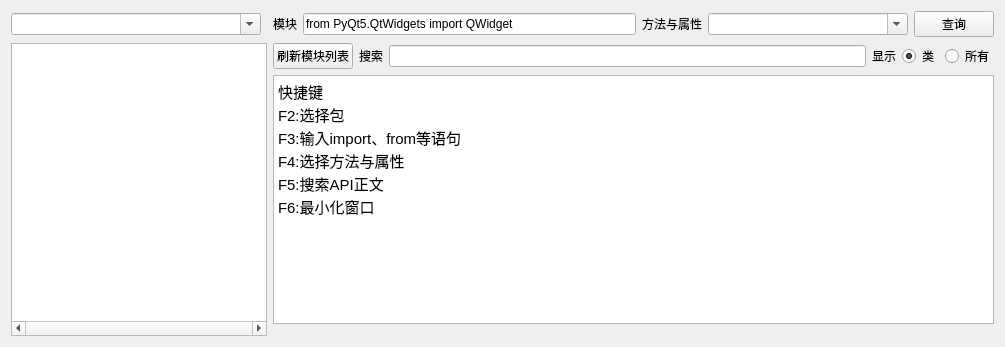
<?xml version="1.0" encoding="UTF-8"?>
<ui version="4.0">
 <class>main_win</class>
 <widget class="QWidget" name="main_win">
  <property name="geometry">
   <rect>
    <x>0</x>
    <y>0</y>
    <width>1005</width>
    <height>347</height>
   </rect>
  </property>
  <property name="windowTitle">
   <string>pythonAPI查看器</string>
  </property>
  <layout class="QGridLayout" name="gridLayout">
   <item row="1" column="0" rowspan="4">
    <widget class="QTreeWidget" name="tw_catelog">
     <property name="sizePolicy">
      <sizepolicy hsizetype="Maximum" vsizetype="Expanding">
       <horstretch>0</horstretch>
       <verstretch>0</verstretch>
      </sizepolicy>
     </property>
     <property name="minimumSize">
      <size>
       <width>200</width>
       <height>0</height>
      </size>
     </property>
     <property name="maximumSize">
      <size>
       <width>520</width>
       <height>16777215</height>
      </size>
     </property>
     <property name="horizontalScrollBarPolicy">
      <enum>Qt::ScrollBarAlwaysOn</enum>
     </property>
     <property name="autoScroll">
      <bool>false</bool>
     </property>
     <property name="horizontalScrollMode">
      <enum>QAbstractItemView::ScrollPerItem</enum>
     </property>
     <property name="wordWrap">
      <bool>true</bool>
     </property>
     <property name="headerHidden">
      <bool>true</bool>
     </property>
     <attribute name="headerStretchLastSection">
      <bool>true</bool>
     </attribute>
     <column>
      <property name="text">
       <string notr="true">1</string>
      </property>
     </column>
    </widget>
   </item>
   <item row="0" column="0">
    <widget class="QComboBox" name="cb_module">
     <property name="sizePolicy">
      <sizepolicy hsizetype="Maximum" vsizetype="Fixed">
       <horstretch>0</horstretch>
       <verstretch>0</verstretch>
      </sizepolicy>
     </property>
     <property name="maximumSize">
      <size>
       <width>250</width>
       <height>16777215</height>
      </size>
     </property>
     <property name="editable">
      <bool>true</bool>
     </property>
    </widget>
   </item>
   <item row="0" column="1">
    <layout class="QHBoxLayout" name="horizontalLayout_2">
     <item>
      <widget class="QLabel" name="lb_text">
       <property name="sizePolicy">
        <sizepolicy hsizetype="Maximum" vsizetype="Preferred">
         <horstretch>0</horstretch>
         <verstretch>0</verstretch>
        </sizepolicy>
       </property>
       <property name="text">
        <string>模块</string>
       </property>
      </widget>
     </item>
     <item>
      <widget class="QLineEdit" name="le_text">
       <property name="text">
        <string>from PyQt5.QtWidgets import QWidget</string>
       </property>
      </widget>
     </item>
     <item>
      <widget class="QLabel" name="lb_sub_text">
       <property name="sizePolicy">
        <sizepolicy hsizetype="Maximum" vsizetype="Preferred">
         <horstretch>0</horstretch>
         <verstretch>0</verstretch>
        </sizepolicy>
       </property>
       <property name="text">
        <string>方法与属性</string>
       </property>
      </widget>
     </item>
     <item>
      <widget class="QComboBox" name="cb_sub_text">
       <property name="sizePolicy">
        <sizepolicy hsizetype="Minimum" vsizetype="Fixed">
         <horstretch>0</horstretch>
         <verstretch>0</verstretch>
        </sizepolicy>
       </property>
       <property name="minimumSize">
        <size>
         <width>200</width>
         <height>0</height>
        </size>
       </property>
       <property name="maximumSize">
        <size>
         <width>200</width>
         <height>16777215</height>
        </size>
       </property>
       <property name="editable">
        <bool>true</bool>
       </property>
      </widget>
     </item>
     <item>
      <widget class="QPushButton" name="pb_query">
       <property name="sizePolicy">
        <sizepolicy hsizetype="Maximum" vsizetype="Fixed">
         <horstretch>0</horstretch>
         <verstretch>0</verstretch>
        </sizepolicy>
       </property>
       <property name="text">
        <string>查询</string>
       </property>
      </widget>
     </item>
    </layout>
   </item>
   <item row="1" column="1">
    <layout class="QHBoxLayout" name="horizontalLayout">
     <item>
      <widget class="QPushButton" name="pb_refresh_module">
       <property name="text">
        <string>刷新模块列表</string>
       </property>
      </widget>
     </item>
     <item>
      <widget class="QLabel" name="lb_search">
       <property name="text">
        <string>搜索</string>
       </property>
      </widget>
     </item>
     <item>
      <widget class="QLineEdit" name="le_search">
       <property name="toolTip">
        <string comment=" 查询1" extracomment=" 查询1"/>
       </property>
       <property name="statusTip">
        <string comment=" 查询2" extracomment=" 查询2"/>
       </property>
       <property name="whatsThis">
        <string comment=" 查询1" extracomment=" 查询3"/>
       </property>
      </widget>
     </item>
     <item>
      <widget class="QLabel" name="lb_display">
       <property name="text">
        <string>显示</string>
       </property>
      </widget>
     </item>
     <item>
      <widget class="QRadioButton" name="rb_class">
       <property name="text">
        <string>类</string>
       </property>
       <property name="checked">
        <bool>true</bool>
       </property>
      </widget>
     </item>
     <item>
      <widget class="QRadioButton" name="rb_all">
       <property name="text">
        <string>所有</string>
       </property>
      </widget>
     </item>
    </layout>
   </item>
   <item row="2" column="1">
    <widget class="QTextBrowser" name="tb_result">
     <property name="html">
      <string>&lt;!DOCTYPE HTML PUBLIC &quot;-//W3C//DTD HTML 4.0//EN&quot; &quot;http://www.w3.org/TR/REC-html40/strict.dtd&quot;&gt;
&lt;html&gt;&lt;head&gt;&lt;meta name=&quot;qrichtext&quot; content=&quot;1&quot; /&gt;&lt;style type=&quot;text/css&quot;&gt;
p, li { white-space: pre-wrap; }
&lt;/style&gt;&lt;/head&gt;&lt;body style=&quot; font-family:'Ubuntu'; font-size:11pt; font-weight:400; font-style:normal;&quot;&gt;
&lt;p style=&quot; margin-top:0px; margin-bottom:0px; margin-left:0px; margin-right:0px; -qt-block-indent:0; text-indent:0px;&quot;&gt;快捷键&lt;/p&gt;
&lt;p style=&quot; margin-top:0px; margin-bottom:0px; margin-left:0px; margin-right:0px; -qt-block-indent:0; text-indent:0px;&quot;&gt;F2:选择包&lt;/p&gt;
&lt;p style=&quot; margin-top:0px; margin-bottom:0px; margin-left:0px; margin-right:0px; -qt-block-indent:0; text-indent:0px;&quot;&gt;F3:输入import、from等语句&lt;/p&gt;
&lt;p style=&quot; margin-top:0px; margin-bottom:0px; margin-left:0px; margin-right:0px; -qt-block-indent:0; text-indent:0px;&quot;&gt;F4:选择方法与属性&lt;/p&gt;
&lt;p style=&quot; margin-top:0px; margin-bottom:0px; margin-left:0px; margin-right:0px; -qt-block-indent:0; text-indent:0px;&quot;&gt;F5:搜索API正文&lt;/p&gt;
&lt;p style=&quot; margin-top:0px; margin-bottom:0px; margin-left:0px; margin-right:0px; -qt-block-indent:0; text-indent:0px;&quot;&gt;F6:最小化窗口&lt;/p&gt;&lt;/body&gt;&lt;/html&gt;</string>
     </property>
    </widget>
   </item>
  </layout>
 </widget>
 <resources/>
 <connections/>
</ui>
